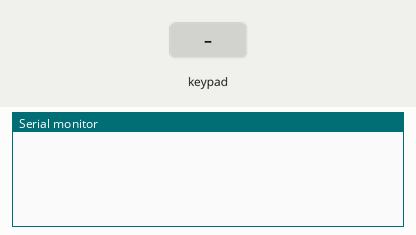
This sketch was run on a simulated Arduino Uno, built with avr-gcc and run on an emulated ATmega328P. Shown: the last lines printed to the serial monitor. Inputs (shaded band) come from the test bench.

Above: at 1.2 s.
1.3 s: key 'A' pressed
At 2.3 s:
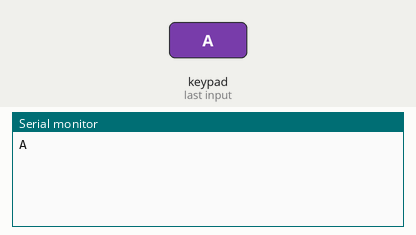
2.9 s: key 'B' pressed
At 3.6 s:
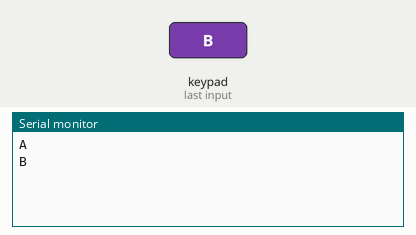
4.5 s: key 'C' pressed
At 5.0 s:
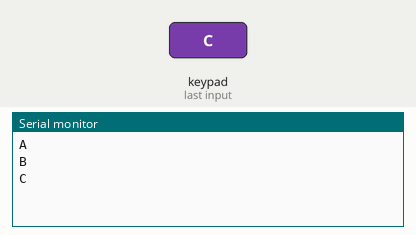
6.1 s: key 'D' pressed
At 7.4 s:
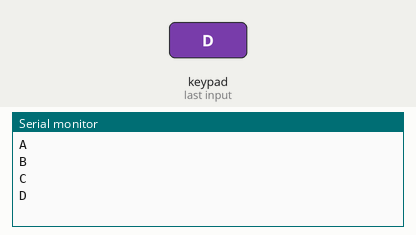
7.7 s: key 'E' pressed
At 8.8 s:
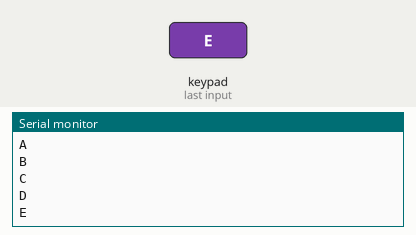
9.3 s: key 'F' pressed
At 10.1 s:
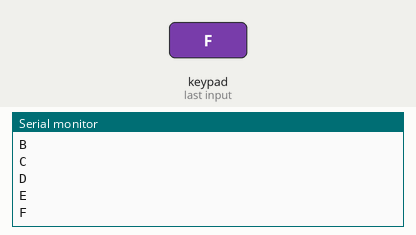

Measured:
- after the input at 1.3 s, the serial monitor: prints a new line after 0.10 s (image 1)
- after the input at 2.9 s, the serial monitor: prints a new line after 0.11 s (image 2)
- after the input at 4.5 s, the serial monitor: prints a new line after 0.11 s (image 3)
- after the input at 6.1 s, the serial monitor: prints a new line after 0.11 s (image 4)
- after the input at 7.7 s, the serial monitor: prints a new line after 0.12 s (image 5)
- after the input at 9.3 s, the serial monitor: prints a new line after 0.12 s (image 6)

The sketch:

Buttons.ino
```cpp
#include <Keypad.h>   //use the Keypad libraries

const byte ROWS = 4; //four rows
const byte COLS = 4; //four columns

//define the symbols on the buttons of the keypads
char hexaKeys[ROWS][COLS] =
{
  {
    'A','B','C','D'      }
  ,
  {
    'E','F','G','H'      }
  ,
  {
    'I','J','K','L'      }
  ,
  {
    'M','N','O','P'      }
};
byte rowPins[ROWS] = { 2, 3, 4, 5}; //connect to the row pinouts of the keypad
byte colPins[COLS] = { 6, 7, 8, 9}; //connect to the column pinouts of the keypad

//initialize an instance of class NewKeypad
Keypad customKeypad = Keypad( makeKeymap(hexaKeys), rowPins, colPins, ROWS, COLS);

void setup()
{
  Serial.begin(9600);
}

void loop()
{
  readKey();
  delay(100);
}

void readKey()
{
  char customKey = customKeypad.getKey(); //get the key value
  if(customKey)
    Serial.println(customKey);
  delay(100);
}
```
